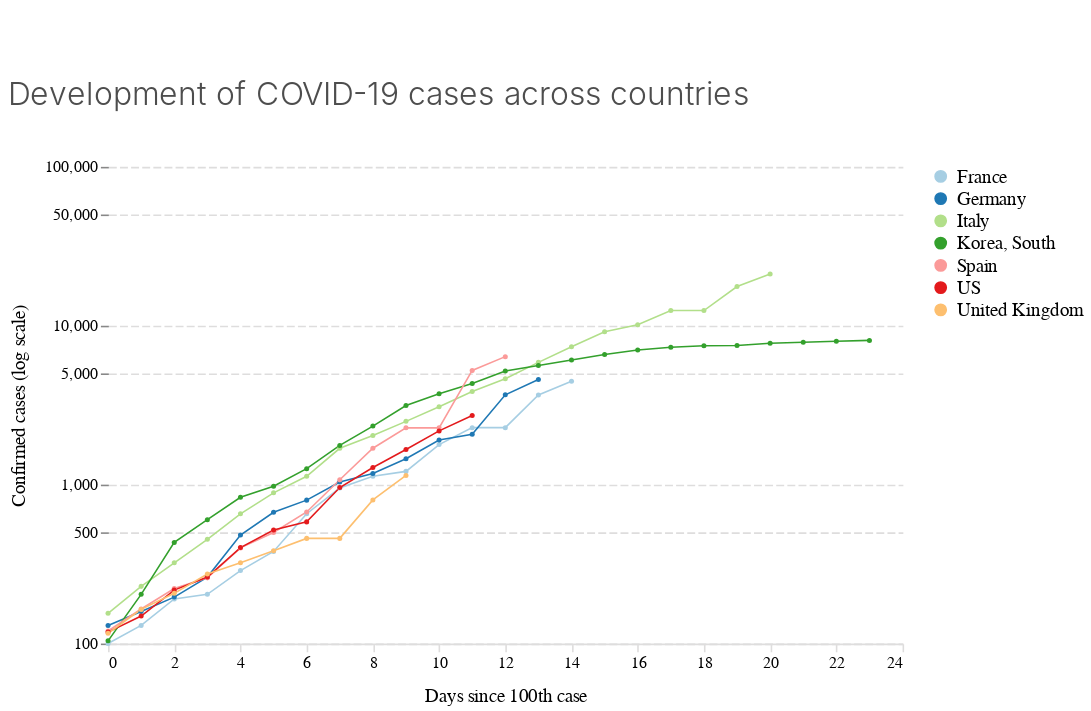

Notebook source saved alongside this figure:
### Code cell
chart_covid_cases

### Figure 1 — Vega-Lite specification as saved in the notebook (floating-point values rounded to 4 significant figures)
{"$schema": "https://vega.github.io/schema/vega-lite/v3.4.0.json", "config": {"area": {"fill": "#1696d2"}, "axisX": {"domain": true, "domainColor": "#DEDDDD", "domainDashOffset": 10, "domainWidth": 1, "grid": false, "labelAngle": 0, "labelFont": "Avenir", "labelFontSize": 10, "tickColor": "#DEDDDD", "titleFont": "Avenir", "titleFontSize": 12, "titleFontWeight": 400, "titlePadding": 10}, "axisY": {"domain": false, "domainDashOffset": 10, "grid": true, "gridColor": "#DEDDDD", "gridDash": [5, 2], "gridWidth": 1, "labelAngle": 0, "labelFont": "Avenir", "labelFontSize": 10, "titleFont": "Avenir", "titleFontSize": 12, "titleFontWeight": 400, "titlePadding": 10}, "bar": {"fill": "#1696d2", "strokeWidth": 0}, "guide-title": {"color": "Monospace", "font": "Avenir", "fontSize": 15}, "header": {"titleFontSize": 12, "titleFontWeight": 400}, "legend": {"labelFont": "Avenir", "labelFontSize": 12, "symbolSize": 50, "symbolType": "circle", "title": "", "titleFont": "Avenir", "titleFontSize": 12}, "line": {"color": "#1696d2", "stroke": "#1696d2", "strokeWidth": 1}, "path": {"stroke": "#1696d2"}, "point": {"filled": true}, "range": {"category": ["#a6cee3", "#1f78b4", "#b2df8a", "#33a02c", "#fb9a99", "#e31a1c", "#fdbf6f", "#ff7f00"], "diverging": ["#cfe8f3", "#a2d4ec", "#73bfe2", "#46abdb", "#1696d2", "#12719e"]}, "text": {"align": "right", "color": "#1696d2", "font": "Avenir", "fontSize": 12, "fontWeight": 400, "size": 11}, "title": {"anchor": "start", "color": "#4d4d4d", "font": "Avenir", "fontSize": 20, "fontWeight": 300, "lineHeight": 100, "offset": 30}, "trail": {"color": "#1696d2", "stroke": "#1696d2"}, "view": {"strokeWidth": 0}}, "data": {"name": "data-a7d3bdb2902c0dc8c4b71e5af4d49709"}, "datasets": {"data-a7d3bdb2902c0dc8c4b71e5af4d49709": [{"country": "France", "date": "2020-02-29T00:00:00", "days_since100": 0, "value": 100}, {"country": "France", "date": "2020-03-01T00:00:00", "days_since100": 1, "value": 130}, {"country": "France", "date": "2020-03-02T00:00:00", "days_since100": 2, "value": 191}, {"country": "France", "date": "2020-03-03T00:00:00", "days_since100": 3, "value": 204}, {"country": "France", "date": "2020-03-04T00:00:00", "days_since100": 4, "value": 288}, {"country": "France", "date": "2020-03-05T00:00:00", "days_since100": 5, "value": 380}, {"country": "France", "date": "2020-03-06T00:00:00", "days_since100": 6, "value": 656}, {"country": "France", "date": "2020-03-07T00:00:00", "days_since100": 7, "value": 952}, {"country": "France", "date": "2020-03-08T00:00:00", "days_since100": 8, "value": 1129}, {"country": "France", "date": "2020-03-09T00:00:00", "days_since100": 9, "value": 1212}, {"country": "France", "date": "2020-03-10T00:00:00", "days_since100": 10, "value": 1787}, {"country": "France", "date": "2020-03-11T00:00:00", "days_since100": 11, "value": 2284}, {"country": "France", "date": "2020-03-12T00:00:00", "days_since100": 12, "value": 2284}, {"country": "France", "date": "2020-03-13T00:00:00", "days_since100": 13, "value": 3667}, {"country": "France", "date": "2020-03-14T00:00:00", "days_since100": 14, "value": 4480}, {"country": "Germany", "date": "2020-03-01T00:00:00", "days_since100": 0, "value": 130}, {"country": "Germany", "date": "2020-03-02T00:00:00", "days_since100": 1, "value": 159}, {"country": "Germany", "date": "2020-03-03T00:00:00", "days_since100": 2, "value": 196}, {"country": "Germany", "date": "2020-03-04T00:00:00", "days_since100": 3, "value": 262}, {"country": "Germany", "date": "2020-03-05T00:00:00", "days_since100": 4, "value": 482}, {"country": "Germany", "date": "2020-03-06T00:00:00", "days_since100": 5, "value": 670}, {"country": "Germany", "date": "2020-03-07T00:00:00", "days_since100": 6, "value": 799}, {"country": "Germany", "date": "2020-03-08T00:00:00", "days_since100": 7, "value": 1040}, {"country": "Germany", "date": "2020-03-09T00:00:00", "days_since100": 8, "value": 1176}, {"country": "Germany", "date": "2020-03-10T00:00:00", "days_since100": 9, "value": 1457}, {"country": "Germany", "date": "2020-03-11T00:00:00", "days_since100": 10, "value": 1908}, {"country": "Germany", "date": "2020-03-12T00:00:00", "days_since100": 11, "value": 2078}, {"country": "Germany", "date": "2020-03-13T00:00:00", "days_since100": 12, "value": 3675}, {"country": "Germany", "date": "2020-03-14T00:00:00", "days_since100": 13, "value": 4585}, {"country": "Italy", "date": "2020-02-23T00:00:00", "days_since100": 0, "value": 155}, {"country": "Italy", "date": "2020-02-24T00:00:00", "days_since100": 1, "value": 229}, {"country": "Italy", "date": "2020-02-25T00:00:00", "days_since100": 2, "value": 322}, {"country": "Italy", "date": "2020-02-26T00:00:00", "days_since100": 3, "value": 453}, {"country": "Italy", "date": "2020-02-27T00:00:00", "days_since100": 4, "value": 655}, {"country": "Italy", "date": "2020-02-28T00:00:00", "days_since100": 5, "value": 888}, {"country": "Italy", "date": "2020-02-29T00:00:00", "days_since100": 6, "value": 1128}, {"country": "Italy", "date": "2020-03-01T00:00:00", "days_since100": 7, "value": 1694}, {"country": "Italy", "date": "2020-03-02T00:00:00", "days_since100": 8, "value": 2036}, {"country": "Italy", "date": "2020-03-03T00:00:00", "days_since100": 9, "value": 2502}, {"country": "Italy", "date": "2020-03-04T00:00:00", "days_since100": 10, "value": 3089}, {"country": "Italy", "date": "2020-03-05T00:00:00", "days_since100": 11, "value": 3858}, {"country": "Italy", "date": "2020-03-06T00:00:00", "days_since100": 12, "value": 4636}, {"country": "Italy", "date": "2020-03-07T00:00:00", "days_since100": 13, "value": 5883}, {"country": "Italy", "date": "2020-03-08T00:00:00", "days_since100": 14, "value": 7375}, {"country": "Italy", "date": "2020-03-09T00:00:00", "days_since100": 15, "value": 9172}, {"country": "Italy", "date": "2020-03-10T00:00:00", "days_since100": 16, "value": 10149}, {"country": "Italy", "date": "2020-03-11T00:00:00", "days_since100": 17, "value": 12462}, {"country": "Italy", "date": "2020-03-12T00:00:00", "days_since100": 18, "value": 12462}, {"country": "Italy", "date": "2020-03-13T00:00:00", "days_since100": 19, "value": 17660}, {"country": "Italy", "date": "2020-03-14T00:00:00", "days_since100": 20, "value": 21157}, {"country": "Korea, South", "date": "2020-02-20T00:00:00", "days_since100": 0, "value": 104}, {"country": "Korea, South", "date": "2020-02-21T00:00:00", "days_since100": 1, "value": 204}, {"country": "Korea, South", "date": "2020-02-22T00:00:00", "days_since100": 2, "value": 433}, {"country": "Korea, South", "date": "2020-02-23T00:00:00", "days_since100": 3, "value": 602}, {"country": "Korea, South", "date": "2020-02-24T00:00:00", "days_since100": 4, "value": 833}, {"country": "Korea, South", "date": "2020-02-25T00:00:00", "days_since100": 5, "value": 977}, {"country": "Korea, South", "date": "2020-02-26T00:00:00", "days_since100": 6, "value": 1261}, {"country": "Korea, South", "date": "2020-02-27T00:00:00", "days_since100": 7, "value": 1766}, {"country": "Korea, South", "date": "2020-02-28T00:00:00", "days_since100": 8, "value": 2337}, {"country": "Korea, South", "date": "2020-02-29T00:00:00", "days_since100": 9, "value": 3150}, {"country": "Korea, South", "date": "2020-03-01T00:00:00", "days_since100": 10, "value": 3736}, {"country": "Korea, South", "date": "2020-03-02T00:00:00", "days_since100": 11, "value": 4335}, {"country": "Korea, South", "date": "2020-03-03T00:00:00", "days_since100": 12, "value": 5186}, {"country": "Korea, South", "date": "2020-03-04T00:00:00", "days_since100": 13, "value": 5621}, {"country": "Korea, South", "date": "2020-03-05T00:00:00", "days_since100": 14, "value": 6088}, {"country": "Korea, South", "date": "2020-03-06T00:00:00", "days_since100": 15, "value": 6593}, {"country": "Korea, South", "date": "2020-03-07T00:00:00", "days_since100": 16, "value": 7041}, {"country": "Korea, South", "date": "2020-03-08T00:00:00", "days_since100": 17, "value": 7314}, {"country": "Korea, South", "date": "2020-03-09T00:00:00", "days_since100": 18, "value": 7478}, {"country": "Korea, South", "date": "2020-03-10T00:00:00", "days_since100": 19, "value": 7513}, {"country": "Korea, South", "date": "2020-03-11T00:00:00", "days_since100": 20, "value": 7755}, {"country": "Korea, South", "date": "2020-03-12T00:00:00", "days_since100": 21, "value": 7869}, {"country": "Korea, South", "date": "2020-03-13T00:00:00", "days_since100": 22, "value": 7979}, {"country": "Korea, South", "date": "2020-03-14T00:00:00", "days_since100": 23, "value": 8086}, {"country": "Spain", "date": "2020-03-02T00:00:00", "days_since100": 0, "value": 120}, {"country": "Spain", "date": "2020-03-03T00:00:00", "days_since100": 1, "value": 165}, {"country": "Spain", "date": "2020-03-04T00:00:00", "days_since100": 2, "value": 222}, {"country": "Spain", "date": "2020-03-05T00:00:00", "days_since100": 3, "value": 259}, {"country": "Spain", "date": "2020-03-06T00:00:00", "days_since100": 4, "value": 400}, {"country": "Spain", "date": "2020-03-07T00:00:00", "days_since100": 5, "value": 500}, {"country": "Spain", "date": "2020-03-08T00:00:00", "days_since100": 6, "value": 673}, {"country": "Spain", "date": "2020-03-09T00:00:00", "days_since100": 7, "value": 1073}, {"country": "Spain", "date": "2020-03-10T00:00:00", "days_since100": 8, "value": 1695}, {"country": "Spain", "date": "2020-03-11T00:00:00", "days_since100": 9, "value": 2277}, {"country": "Spain", "date": "2020-03-12T00:00:00", "days_since100": 10, "value": 2277}, {"country": "Spain", "date": "2020-03-13T00:00:00", "days_since100": 11, "value": 5232}, {"country": "Spain", "date": "2020-03-14T00:00:00", "days_since100": 12, "value": 6391}, {"country": "US", "date": "2020-03-03T00:00:00", "days_since100": 0, "value": 118}, {"country": "US", "date": "2020-03-04T00:00:00", "days_since100": 1, "value": 149}, {"country": "US", "date": "2020-03-05T00:00:00", "days_since100": 2, "value": 217}, {"country": "US", "date": "2020-03-06T00:00:00", "days_since100": 3, "value": 262}, {"country": "US", "date": "2020-03-07T00:00:00", "days_since100": 4, "value": 402}, {"country": "US", "date": "2020-03-08T00:00:00", "days_since100": 5, "value": 518}, {"country": "US", "date": "2020-03-09T00:00:00", "days_since100": 6, "value": 583}, {"country": "US", "date": "2020-03-10T00:00:00", "days_since100": 7, "value": 959}, {"country": "US", "date": "2020-03-11T00:00:00", "days_since100": 8, "value": 1281}, {"country": "US", "date": "2020-03-12T00:00:00", "days_since100": 9, "value": 1663}, {"country": "US", "date": "2020-03-13T00:00:00", "days_since100": 10, "value": 2179}, {"country": "US", "date": "2020-03-14T00:00:00", "days_since100": 11, "value": 2727}, {"country": "United Kingdom", "date": "2020-03-05T00:00:00", "days_since100": 0, "value": 116}, {"country": "United Kingdom", "date": "2020-03-06T00:00:00", "days_since100": 1, "value": 164}, {"country": "United Kingdom", "date": "2020-03-07T00:00:00", "days_since100": 2, "value": 207}, {"country": "United Kingdom", "date": "2020-03-08T00:00:00", "days_since100": 3, "value": 274}, {"country": "United Kingdom", "date": "2020-03-09T00:00:00", "days_since100": 4, "value": 322}, {"country": "United Kingdom", "date": "2020-03-10T00:00:00", "days_since100": 5, "value": 384}, {"country": "United Kingdom", "date": "2020-03-11T00:00:00", "days_since100": 6, "value": 459}, {"country": "United Kingdom", "date": "2020-03-12T00:00:00", "days_since100": 7, "value": 459}, {"country": "United Kingdom", "date": "2020-03-13T00:00:00", "days_since100": 8, "value": 801}, {"country": "United Kingdom", "date": "2020-03-14T00:00:00", "days_since100": 9, "value": 1143}]}, "encoding": {"color": {"field": "country", "type": "nominal"}, "x": {"field": "days_since100", "title": "Days since 100th case", "type": "quantitative"}, "y": {"field": "value", "scale": {"bins": [100, 500, 1000, 5000, 10000, 50000, 100000], "type": "log"}, "title": "Confirmed cases (log scale)", "type": "quantitative"}}, "height": 300, "mark": {"point": {"shape": "circle", "size": 10}, "type": "line"}, "padding": {"bottom": 5, "left": 5, "right": 5, "top": 50}, "title": "Development of COVID-19 cases across countries", "width": 500}
